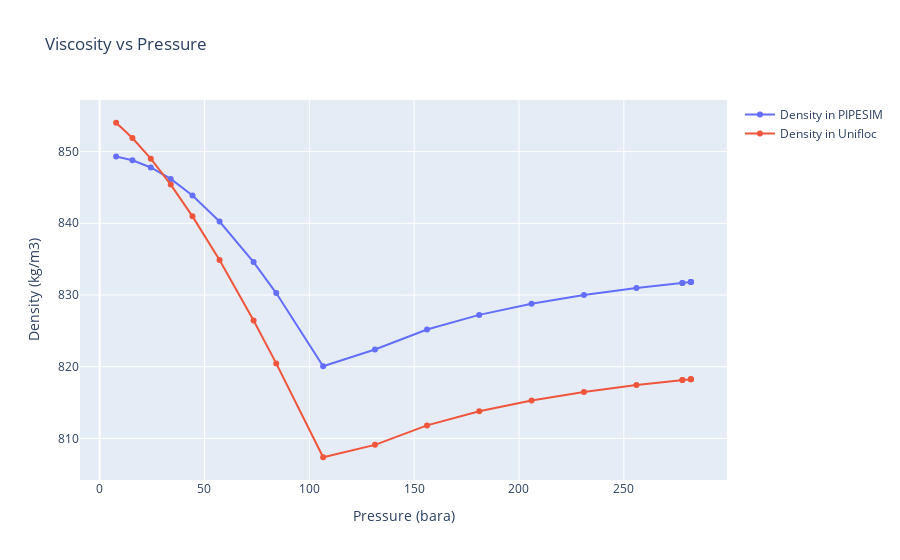

The cell this chart's notebook holds for it:
### Markdown cell above
# Сравнение результатов расчета вязкости в PIPESIM и Unifloc VBA / Comparison of viscosity

### Code cell
create_comparison_plot(
    loaded_results_data[resuts_key_fluid_analysis][results_key_pipesim][pressure_key_bara],
    loaded_results_data[resuts_key_fluid_analysis][results_key_pipesim][density_key_kg_m3], 
    loaded_results_data[resuts_key_fluid_analysis][results_key_pipesim][pressure_key_bara], # (atma) уже переведены в (bara) 
    loaded_results_data[resuts_key_fluid_analysis][results_key_unifloc][density_key_kg_m3],
    'Viscosity vs Pressure',
    'Pressure (bara)',
    'Density (kg/m3)',
    'Density in PIPESIM',
    'Density in Unifloc'
)

### Figure 1 — Plotly figure (JSON) as saved in the notebook; plotly's stock layout.template omitted (floating-point values rounded to 4 significant figures)
{"data": [{"mode": "lines+markers", "name": "Density in PIPESIM", "type": "scatter", "x": [282.0, 282.0, 282.0, 277.9, 277.9, 256.0, 231.0, 206.0, 181.0, 156.1, 131.3, 106.6, 84.22, 73.43, 57.19, 44.29, 33.91, 24.4, 15.65, 7.849], "y": [831.8, 831.8, 831.8, 831.7, 831.7, 831.0, 830.0, 828.8, 827.2, 825.2, 822.4, 820.1, 830.3, 834.6, 840.2, 843.9, 846.2, 847.8, 848.8, 849.3]}, {"mode": "lines+markers", "name": "Density in Unifloc", "type": "scatter", "x": [282.0, 282.0, 282.0, 277.9, 277.9, 256.0, 231.0, 206.0, 181.0, 156.1, 131.3, 106.6, 84.22, 73.43, 57.19, 44.29, 33.91, 24.4, 15.65, 7.849], "y": [818.3, 818.3, 818.3, 818.1, 818.1, 817.4, 816.5, 815.3, 813.8, 811.8, 809.1, 807.4, 820.5, 826.4, 834.9, 841.0, 845.4, 849.0, 851.9, 854.0]}], "layout": {"title": {"text": "Viscosity vs Pressure"}, "xaxis": {"title": {"text": "Pressure (bara)"}}, "yaxis": {"title": {"text": "Density (kg/m3)"}}}}
